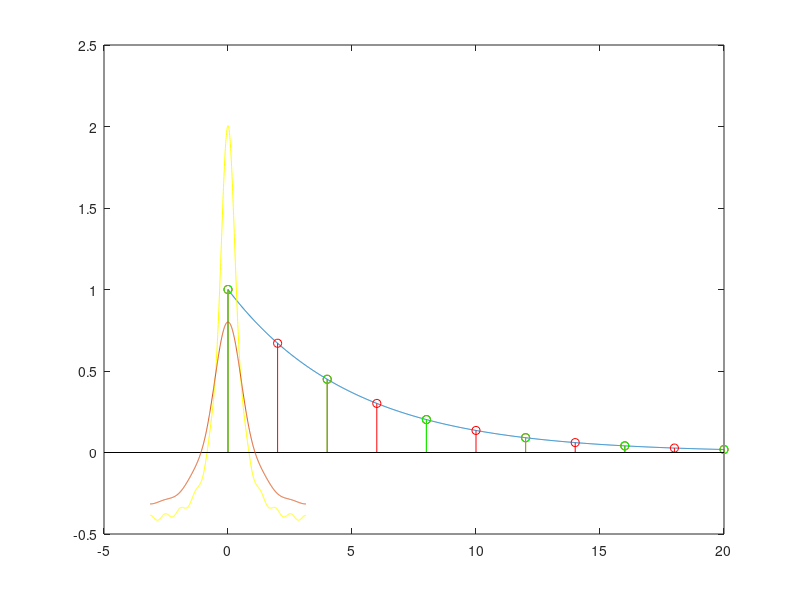

Write the MATLAB code that produced this figure.
%% Ex1
% close all;
% clear;clc;
% t=0:0.01:20;
% xa=exp(-t/2);
% plot(t,xa)
% hold on;
% T1=0.5;
% T2=1;
% N1=0:40;
% N2=0:20;
% xd1=exp(-N1*T1/2);
% xd2=exp(-N2*T2/2);
% stem(N1*T1,xd1,'r')
% hold on
% stem(N2*T2,xd2,'g')
% hold on
%% Ex2 
close all;
clear;clc;
t=0:0.01:20;
xa=exp(-t/5);
plot(t,xa)
hold on;
T=2;
N=0:10;
xd=exp(-N*T/5);
stem(N*T,xd,'r')
hold on;

w=-pi:2*pi/1000:pi;
xw=xd(1)*xd(2)*exp(-j*w)+xd(3)*exp(-j*2*w)+xd(4)*exp(-j*3*w)+xd(5)*exp(-j*4*w)+...
    xd(6)*exp(-j*5*w)+xd(7)*exp(-j*6*w)+xd(8)*exp(-j*7*w)+xd(9)*exp(-j*8*w)+...
    xd(10)*exp(-j*9*w)+xd(10)*exp(-j*10*w);
plot(w,xw,'y')
hold on;

xdd=xd(1:2:end)
N2=0:5;
T2=4;
stem(N2*T2,xdd,'g')
xwd=xdd(1)*xdd(2)*exp(-j*w)+xdd(3)*exp(-j*2*w)+xdd(4)*exp(-j*3*w)+...
    xdd(5)*exp(-j*4*w)+xdd(6)*exp(-j*5*w);
plot(w,xwd)
hold on